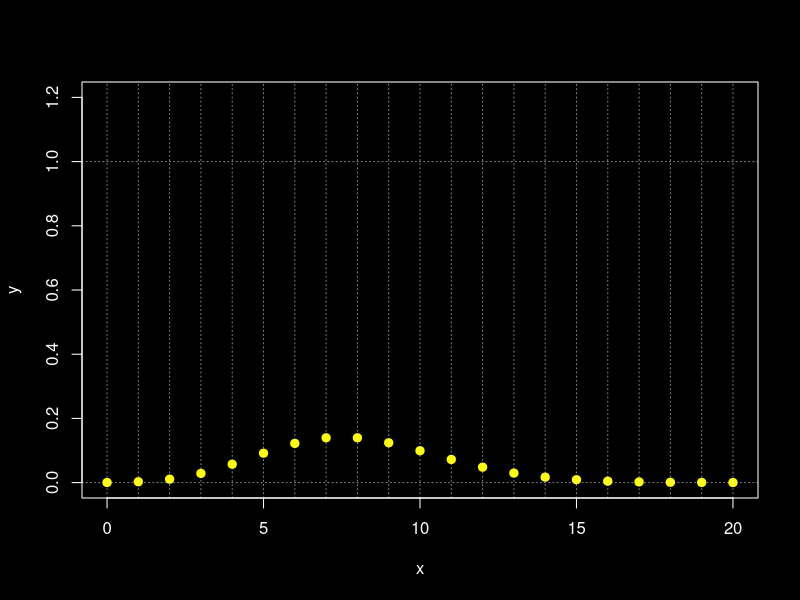
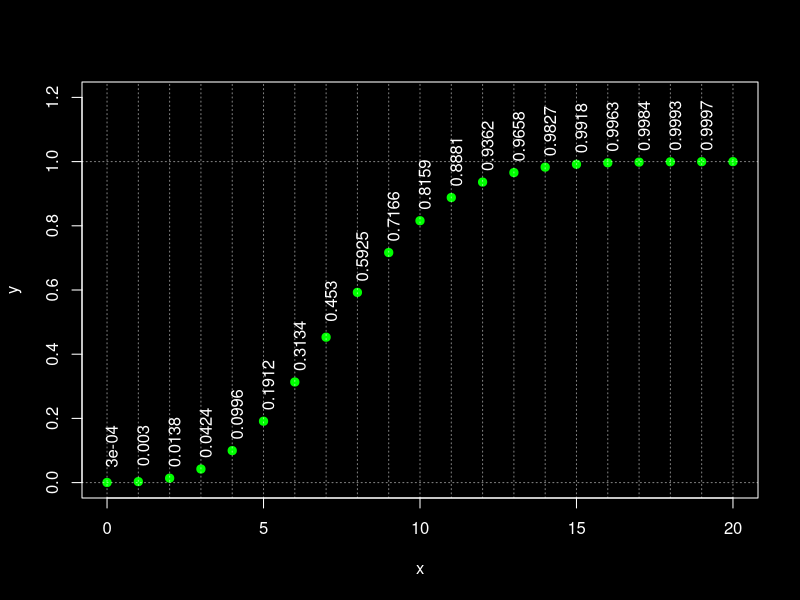

These figures' R source, in order:
#Dati
x_1 <- 7
x_2 <- 8

domanda2_a <- 
domanda2_b <- 

domanda3_a <- 
domanda3_b <- 

#Svolgimento

INIZIO <- 0
FINE <- 20
SEQUENCE <- 1

lambda_finder <- function(x) {
  (x^x_1/x^x_2) * (factorial(x_2)/factorial(x_1)) - 1
}

lambda <- print(round(uniroot(lambda_finder, c(x_1-1, x_2+1))$root))
d <- dpois(INIZIO:FINE, lambda=lambda, log=FALSE)
p <- ppois(INIZIO:FINE, lambda=lambda, log = FALSE)

d_f <- function(x) {
  d[x+1]
}

p_f <- function(x) {
  p[x+1]
}

####### INIZIO GRAFICI (2) #######
par(bg = "black", fg = "White")
plot.new()
par(new = TRUE)
plot(d_f,  xlab = "x", ylab = "y", col.axis = "white", col.lab = "white", type="s", col = "yellow4",
     lwd = 0, xlim = c(INIZIO, FINE), ylim = c(0,1.2))


for(i in INIZIO:FINE) { 
  points(i, d[i+1], col = "Yellow", bg = "Yellow", pch = 21, cex = 1.1)
}

for(i in seq(0, 1, SEQUENCE)) {
  abline(h = i, lty="dotted", col = rgb(1,1,1,alpha=0.5))
}

for(i in seq(INIZIO, FINE, SEQUENCE)) {
  abline(v = i, lty="dotted", col = rgb(1,1,1,alpha=0.5))
}

##### INIZIO GRAFICO 1 #########
par(bg = "black", fg = "White")
plot.new()
par(new = TRUE)
plot(p_f,  xlab = "x", ylab = "y", col.axis = "white", col.lab = "white", type="s", col = "green4",
     lwd = 0, xlim = c(INIZIO, FINE), ylim = c(0,1.2))

for(i in INIZIO:FINE) { 
  points(i, p[i+1], col = "Green", bg = "Green", pch = 21, cex = 1.1)
}

p_round <- round(p, digits=4)

text(x = INIZIO:(FINE-1), y = p[(INIZIO+1):(FINE)],
     labels = p_round[(INIZIO+1):(FINE)], cex= 1, pos=1, offset = -1.8, srt = 90)


for(i in seq(0, 1, SEQUENCE)) {
  abline(h = i, lty="dotted", col = rgb(1,1,1,alpha=0.5))
}

for(i in seq(INIZIO, FINE, SEQUENCE)) {
  abline(v = i, lty="dotted", col = rgb(1,1,1,alpha=0.5))
}

##### FINE GRAFICI ########

domanda2 <- sum(d_f(seq(domanda2_b, domanda2_a))) / (1-p_f(domanda2_b - 1))
atteso <- domanda3_a+domanda3_b*lambda
varianza <- (domanda3_b^2)*lambda

print(domanda2, digits=22)
print(atteso, digits=22)
print(varianza, digits=22)

rm(domanda2_a, domanda2_b, domanda3_a, domanda3_b, i, p_round,
   SEQUENCE, FINE, INIZIO, d_f, p_f, lambda_finder, x_1, x_2)
